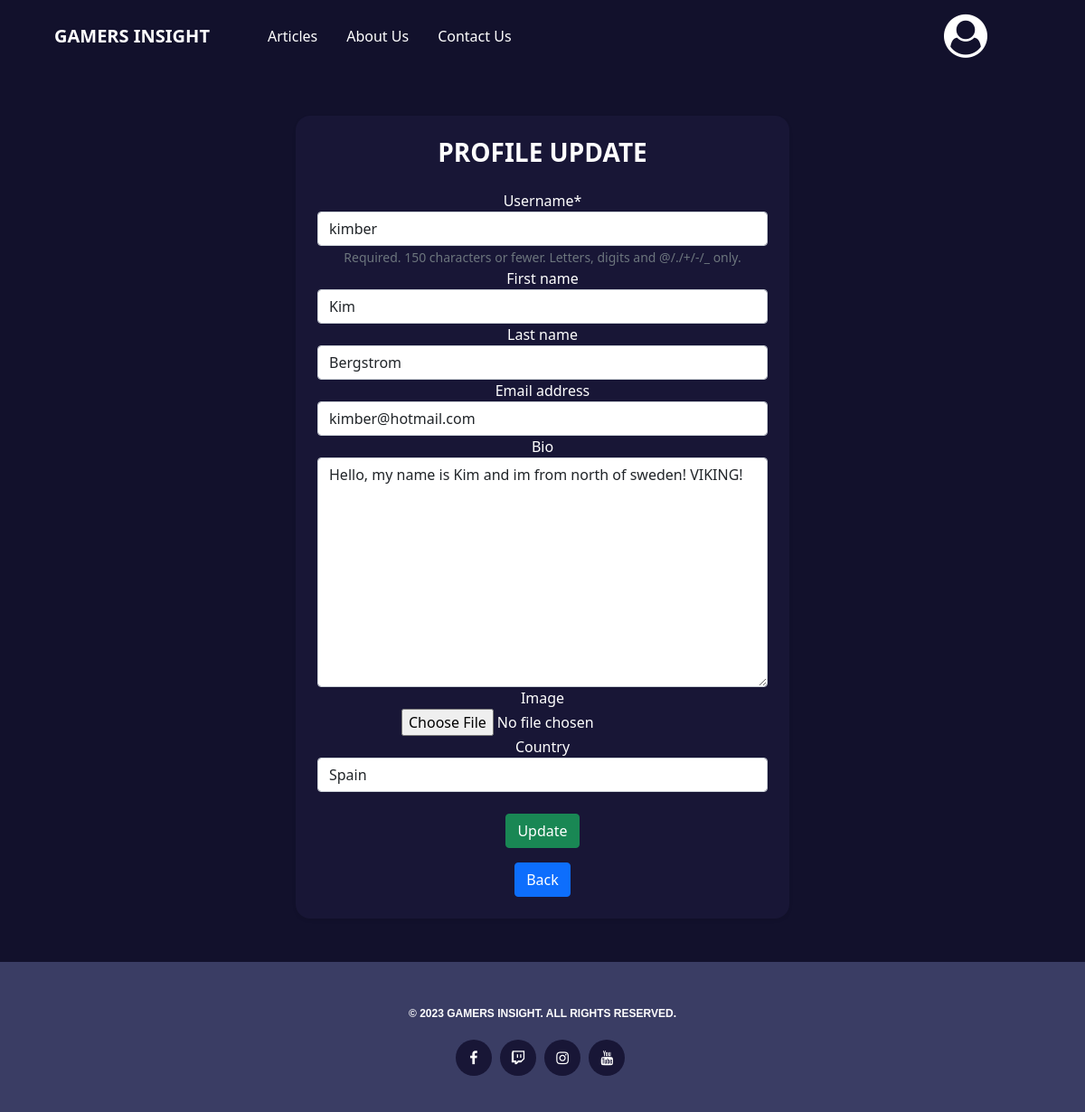
Page /profile_update/ (signed in) on the earlier database version.
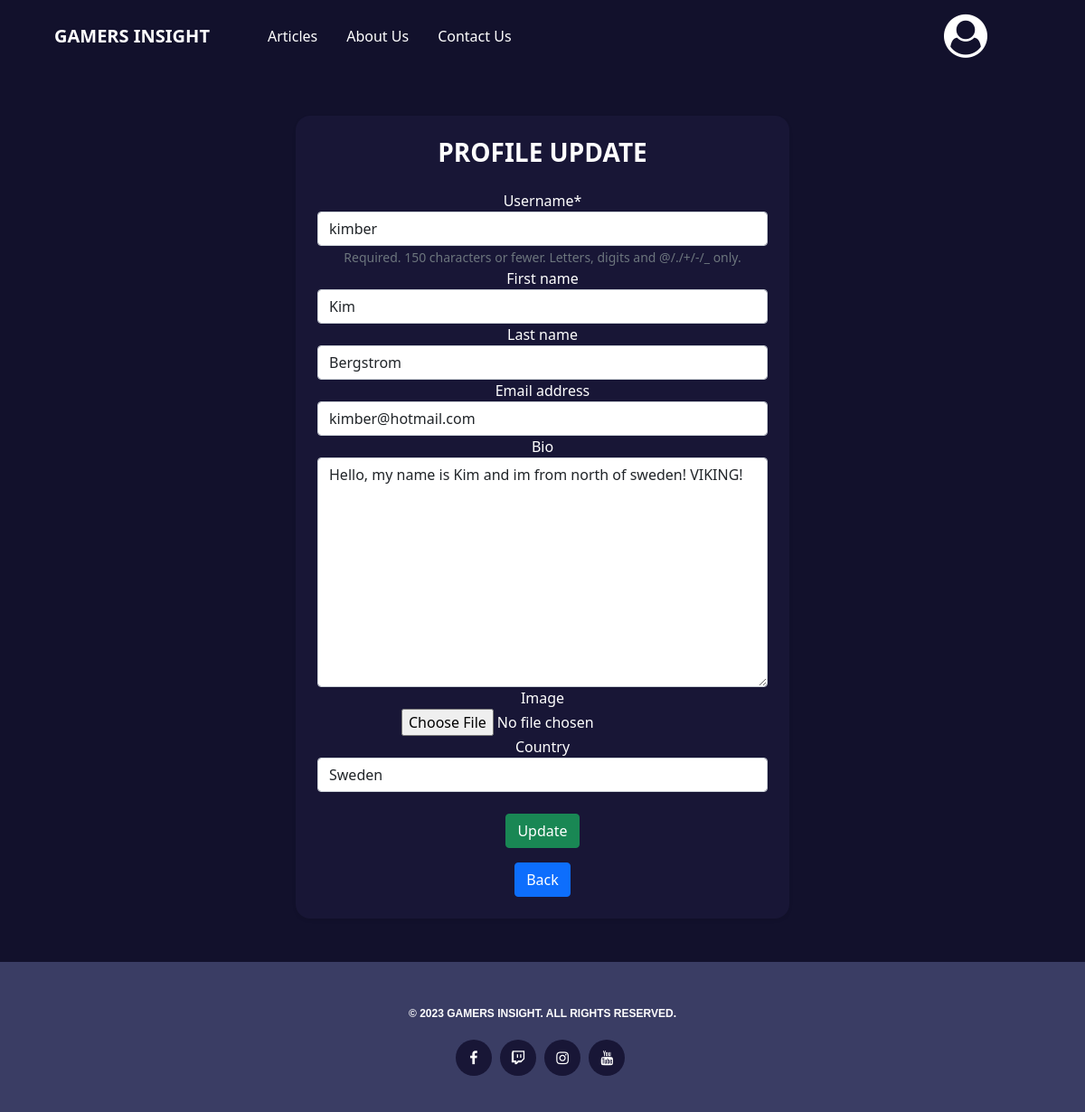
Same page on the later database version.
### blog/models.py (models this page shows, shortened)
class UserProfile(models.Model):
    user = models.OneToOneField(User, on_delete=models.CASCADE)
    bio = models.TextField(max_length=500, blank=True)
    profile_picture = CloudinaryField('image', default='https://res.cloudinary.com/dpwnz6ieo/image/upload/v1694794787/illustration-user-avatar-icon_53876-5907_uvdvsz.avif', blank=True)
    country = models.CharField(max_length=200, default='Citizen of the Cyber world', blank=True)

### blog/views.py (the view, shortened to what this page needs)
# urls.py: path('profile_update/', views.ProfileUpdateView.as_view(), name='profile_update'),
class ProfileUpdateView(LoginRequiredMixin, SuccessMessageMixin,
                        UserPassesTestMixin, TemplateView):
    model = UserProfile
    user_form = UserForm
    profile_form = ProfileForm
    success_message = "Profile have been updated"
    template_name = 'profile_update.html'
    def test_func(self):
        return self.request.user == self.request.user
    def get(self, request, *args, **kwargs):
        user_form = UserForm(instance=request.user)
        profile, created = UserProfile.objects.get_or_create(user=request.user)
        profile_form = ProfileForm(instance=profile)
        context = self.get_context_data(
            user_form=user_form,
            profile_form=profile_form
        )
        return self.render_to_response(context)

### blog/forms.py
class UserForm(forms.ModelForm):
    class Meta:
        model = User
        fields = [
            'username',
            'first_name',
            'last_name',
            'email',
        ]

class ProfileForm(forms.ModelForm):
    class Meta:
        model = UserProfile
        fields = [
            'bio',
            'profile_picture',
            'country',
        ]
        widgets = {
            'profile_picture': forms.FileInput(),  # forms.FileInput for custom rendering, removing current url link displayed
        }

### templates/profile_update.html (shortened to what this page needs)
{% extends 'base.html' %}
{% load crispy_forms_tags %}
{% block content %}
<section>
  <div class="container py-5">
    <div class="row justify-content-center align-items-center">
      <div class="col-12 col-md-8 col-lg-6">
        <div class="card bg-clr-dom-light text-white shadow-sm" style="border-radius: 1rem;">
          <div class="card-body p-4 text-center">
            <h3 class="fw-bold mb-4 text-uppercase">Profile Update</h3>
            <form class="text-white" method="POST" enctype="multipart/form-data">
              {{ user_form | crispy }}
              {{ profile_form | crispy }}
              <button type="submit" class="btn btn-success btn-block mt-4">Update</button>
            </form>
            <div class="mt-3">
              <a class="btn btn-primary" href="{% url 'profile' %}">Back</a>
            </div>
          </div>
        </div>
      </div>
    </div>
  </div>
</section>
{% endblock %}

### templates/base.html (shortened to what this page needs)
{% load static %}
<!DOCTYPE html>
<html class="h-100">
<head>
    <link rel="stylesheet" href="https://cdnjs.cloudflare.com/ajax/libs/font-awesome/5.15.3/css/all.min.css">
    <link rel="stylesheet" href="https://cdnjs.cloudflare.com/ajax/libs/font-awesome/4.7.0/css/font-awesome.min.css">
    <link rel="stylesheet" href="{% static 'css/style.css' %}">
    <link href="https://cdn.jsdelivr.net/npm/bootstrap@5.0.1/dist/css/bootstrap.min.css" rel="stylesheet"
>
    <link rel="stylesheet" href="{% static 'css/style.css' %}">
</head>
<body class="d-flex flex-column h-100 vh-100 bg-clr-dom">
    <nav class="navbar navbar-expand-lg navbar-light">
        <div class="container-fluid">
            {% if user.is_authenticated %}
            <a class="navbar-brand text-white mx-5 fw-bolder" href="{% url 'index' %}">GAMERS INSIGHT</a>
            <div class="collapse navbar-collapse" id="navbarText">
                <ul class="navbar-nav me-auto mb-2 mb-lg-0">
                    <li class="nav-item mx-2">
                        <a class="nav-link text-white active" aria-current="page" href="{% url 'index' %}">Articles</a>
                    </li>
                            {% endif %}
                            {% if user.is_authenticated %}
                            <li class="nav-item mx-2">
                                <a class="nav-link text-white" href="{% url 'about' %}">About Us</a>
                            </li>
                            <li class="nav-item mx-2">
                                <a class="nav-link text-white" href="{% url 'contactus' %}">Contact Us</a>
                            </li>
                            {% else %}
                            <li class="nav-item mx-2">
                                <a class="nav-link text-white" href="{% url 'about' %}">About Us</a>
                            </li>
                            {% endif %}
                        </ul>
                        {% if user.is_authenticated %}
                        <span class="navbar-text text-muted d-flex justify-content-center align-item-center gap-3 mx-5">
                            <div class="dropdown mx-5">
                                <a class="dropdown-toggle" href="#" role="button" id="navbarDropdownMenuAvatar"
                                    data-bs-toggle="dropdown" aria-expanded="false">
                                    <i class="fa fa-user-circle fa-3x rounded-circle text-white" aria-hidden="true"></i>
                                </a>
                            </div>
                        </span>
                        {% endif %}
                    </div>
            </div>
    </nav>
    <main class="flex-shrink-0">
        {% block content %}
        {% endblock content %}
    </main>
    <footer class="footer bg-clr-second mt-auto">
        <div class="container">
            <div class="row text-center">
                <div class="col-lg-12 col-sm-12 col-xs-12">
                    <div class="footer_copyright mt-5">
                        <p>© 2023 GAMERS INSIGHT. All Rights Reserved.</p>
                    </div>
                    <div class="footer_profile">
                        <ul>
                            <li><a href="#"><i class="fa fa-facebook"></i></a></li>
                            <li><a href="#"><i class="fa fa-twitch"></i></a></li>
                            <li><a href="#"><i class="fa fa-instagram"></i></a></li>
                            <li><a href="#"><i class="fa fa-youtube"></i></a></li>
                        </ul>
                    </div>
                </div>
            </div>
        </div>
    </footer>
</body>
</html>

### static/css/style.css (style rules this page uses)
* { text-decoration: none !important; }
.bg-clr-second { background-color: #3a3d64 !important; }
.bg-clr-dom { background-color: #12112c !important; }
.bg-clr-dom-light { background-color: #181636 !important; }
body { background-blend-mode: multiply; background-position: center; background-size: cover; background-repeat: no-repeat; }
.card { border: none; background-color: transparent; }
.dropdown-toggle::after { display: none; }
.footer_profile { margin-bottom:40px; }
.footer_profile ul { list-style: outside none none; margin: 0; padding: 0 }
.footer_profile ul li { display: inline-block; }
.footer_profile ul li a { background-color:#181636; width: 40px; height: 40px; display: block; text-align: center; margin-right: 5px; border-radius: 50%; line-height: 40px; box-sizing: border-box; text-decoration: none; -webkit-transition: .3s; transition: .3s; color: #fff; }
.footer_copyright { margin-bottom: 20px; text-transform: uppercase; font-size: 12px; font-family: 'Montserrat', sans-serif; font-weight: 600; color: #fff; }

Differences in the rows shown:
changed UserProfile "Hello, my name is Kim and im from north of sweden! VIKING!": country "Spain" → "Sweden"
